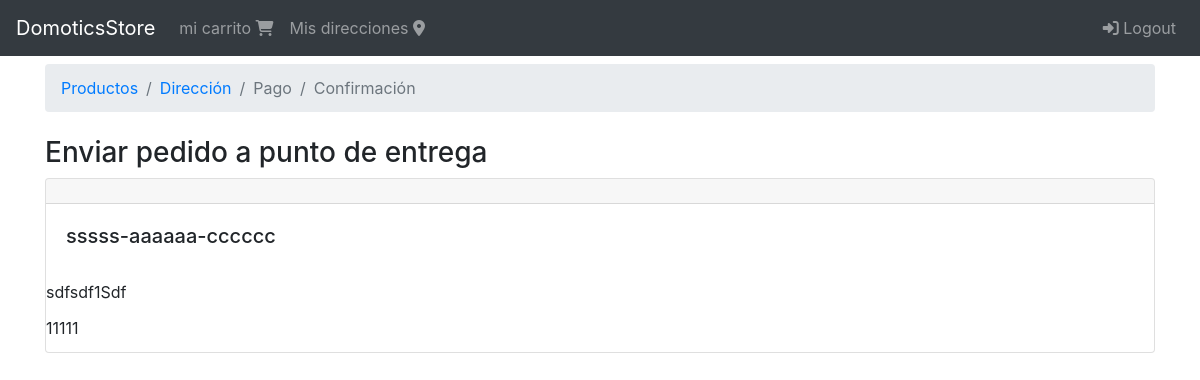
/orden/direccion (signed in), run on an earlier commit of the app's database.
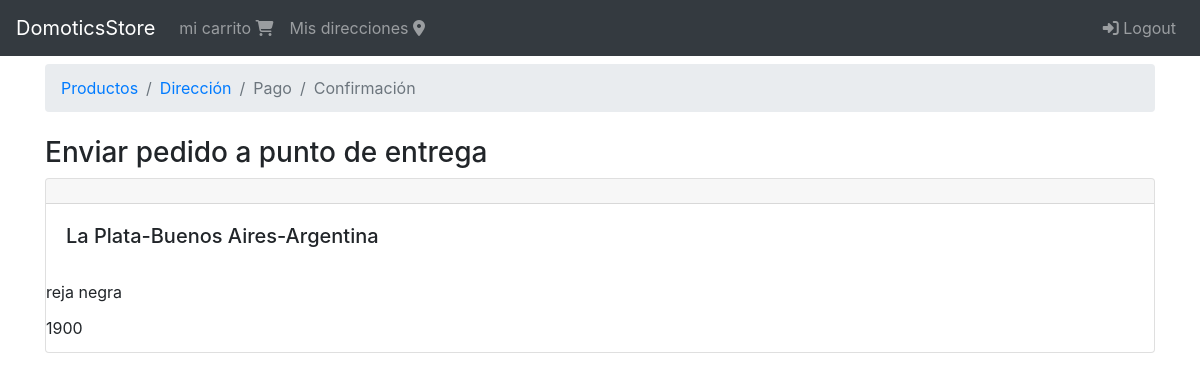
And on a later commit of the database.
### shipping_address/models.py (models this page shows, shortened)
class ShippingAddress(models.Model):
    user = models.ForeignKey(User, null=False, blank=False, on_delete=models.CASCADE)
    calle1 = models.CharField(max_length=200)
    calle2 = models.CharField(max_length=200, blank=True)
    ciudad = models.CharField(max_length=100)
    provincia = models.CharField(max_length=100)
    pais = models.CharField(max_length=50)
    referencia = models.CharField(max_length=300)
    codigo_postal = models.CharField(max_length=10, null=False, blank=False)
    default = models.BooleanField(default=False)
    created_at = models.DateTimeField(auto_now_add=True)
    @property
    def address(self):
        return '{}-{}-{}'.format(self.ciudad, self.provincia, self.pais)

### orders/views.py (the view)
# urls.py: path('direccion', views.address, name='address'),
@login_required(login_url = 'login')
def address(request):
    cart = get_or_create_cart(request)
    order = get_or_create_order(cart, request)
    shipping_address = order.get_or_set_shipping_address()
    hay_opciones = request.user.shippingaddress_set.count() > 1
    context = {
        'cart':cart,
        'order':order,
        'shipping_address':shipping_address,
        'breadcrumb':breadcrumb(address=True),
        'hay_opciones':hay_opciones
    }
    return render(request, 'orders/address.html', context)

### carts/models.py (called while the page is built)
def set_cart_id(sender, instance, *args, **kwargs):
    if not instance.cart_id:
        instance.cart_id = str(uuid.uuid4())  #si no hay un id lo genera a través de la clase uuid

    @property
    def order(self):
        return self.order_set.first()

### carts/utils.py (called while the page is built)
def get_or_create_cart(request):
    user = request.user if request.user.is_authenticated else None
    cart_id = request.session.get('cart_id')
    cart = Cart.objects.filter(cart_id=cart_id).first()
    if cart is None:
        cart = Cart.objects.create(user=user)#si el usuario es none tambien podrá crear un carrito y uuna session
    if user and cart.user is None:
        cart.user = user
        cart.save()
    request.session['cart_id'] = cart.cart_id   #con esto ya generamos la session que almacena el id del carrito de compras
    return cart

### orders/models.py (called while the page is built)
def set_order_id(sender,instance, *args, **kwargs):
    if not instance.order_id:
        instance.order_id = str(uuid.uuid4())

def set_total(sender, instance, *args, **kwargs):
    instance.total = instance.get_total()

    def update_shipping_address(self, shipping_address):
        self.shipping_address = shipping_address
        self.save()

### orders/templates/orders/address.html (shortened to what this page needs)
{% extends 'base.html' %}
{% block breadcrumb %}
    {% include 'orders/snippets/breadcrumb.html' %}
{% endblock breadcrumb %}
{% block content %}
<div class="col">
    {% if shipping_address %}
        <div class="h3">
            Enviar pedido a punto de entrega
        </div>
        <div class="">
            {% include 'shipping_addresses/snippets/shipping_address.html' %}
        </div>
    {% endif %}
</div>
{% endblock content %}

### shipping_address/templates/shipping_addresses/snippets/shipping_address.html (shortened to what this page needs)
<div class="card">
    <h4 class="card-header"></h4>
    <div class="card-body">
        <h5 class="card-title">{{ shipping_address.address}}</h5>
    </div>
    <div class="card-title">
        {{ shipping_address.referencia}}
    </div>
    <div class="card-title">
        {{ shipping_address.codigo_postal}}
    </div>
    </div>
</div>

What changed in the data, as far as the page shows it:
removed ShippingAddress: address "sssss-aaaaaa-cccccc", referencia "sdfsdf1Sdf", codigo_postal "11111"
added ShippingAddress: address "La Plata-Buenos Aires-Argentina", referencia "reja negra", codigo_postal "1900"
